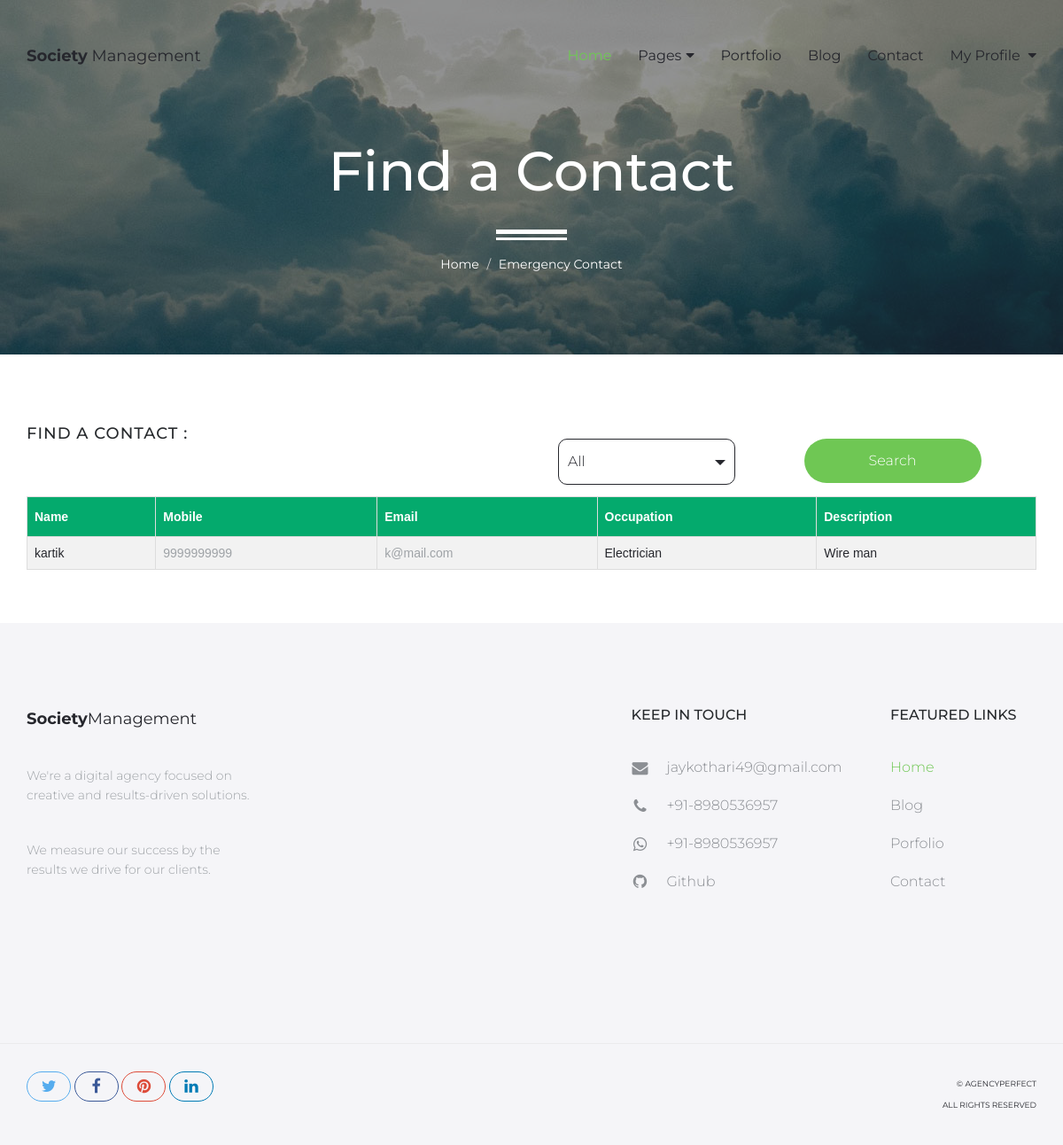
Before: /emergency-contact/ (signed in) with the older database file.
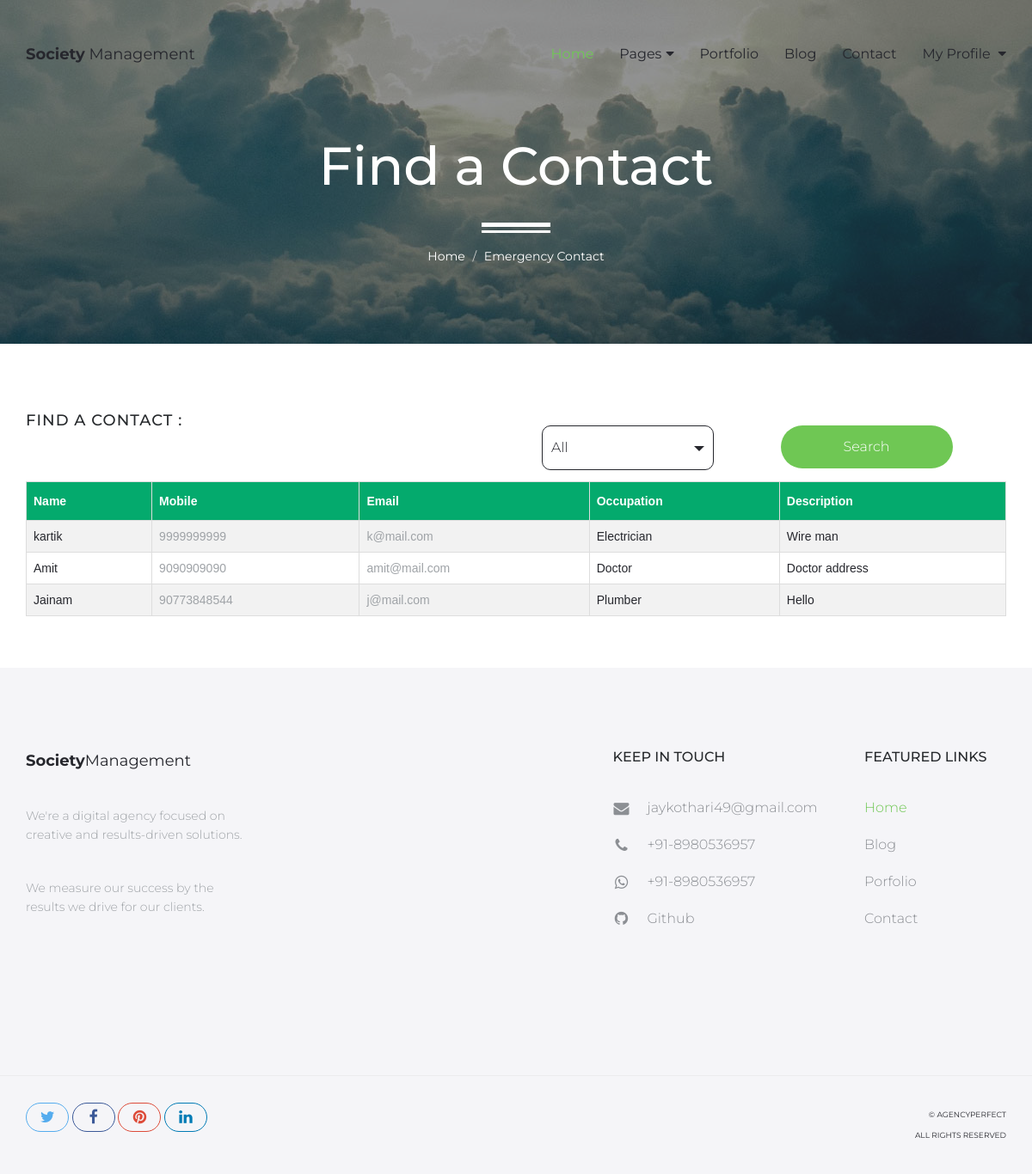
After: the same page with the newer database file.
### SecApp/models.py (models this page shows, shortened)
class Emergency(models.Model):
    cate_choice = (
        ('Doctor','Doctor'),
        ('Plumber','Plumber'),
        ('Electrician','Electrician'),
        ('Cate','Cate'),
    )
    uid = models.ForeignKey(SecUser,on_delete=models.CASCADE)
    name = models.CharField(max_length=50)
    mobile = models.CharField(max_length=13)
    email = models.EmailField()
    occupation = models.CharField(max_length=50,choices=cate_choice)
    des = models.TextField()

### MemberApp/views.py (the view)
# urls.py: path('emergency-contact/',views.emergency_contact,name='emergency-contact'),
def emergency_contact(request):
    contacts = sm.Emergency.objects.all()
    member = Member.objects.get(email=request.session['memail'])
    if request.method == 'POST':
        if request.POST['cate'] == 'all':
            contacts = sm.Emergency.objects.all()
        else:
            contacts = sm.Emergency.objects.filter(occupation=request.POST['cate'])
    return render(request,'emergency-contact.html',{'member':member,'contacts':contacts})

### MemberApp/templates/emergency-contact.html (shortened to what this page needs)
{% extends 'member-header.html' %}
{% load static %}
{% block content %}
<div id="hero" class="hero overlay subpage-hero contact-hero">
    <div class="hero-content">
        <div class="hero-text">
            <h1>Find a Contact</h1>
            <ol class="breadcrumb">
              <li class="breadcrumb-item"><a href="{% url 'member-index' %}">Home</a></li>
              <li class="breadcrumb-item active">Emergency Contact</li>
            </ol>
        </div>
    </div>
</div>
<main id="main" class="site-main">
    <section class="site-section subpage-site-section section-contact-us">
        <div class="container">
            <div class="row">
                <div class="col-sm-6">
                    <div>
                        <h2>Find a Contact : </h2>
                    </div>
                </div>
                <div class="col-sm-6">
                    <form action="" method="POST">
                        <div class="col-md-6">
                            <select style="padding-left: 30px;" name="cate" class="selectpicker">
                                <option value="all">All</option>
                            </select>
                        </div>
                        <div class="col-md-6">
                            <button type="submit" class="btn btn-green">Search</button>
                        </div>
                    </form>
                </div>
            </div>
            <table id="customers">
                <tr>
                  <th>Name</th>
                  <th>Mobile</th>
                  <th>Email</th>
                  <th>Occupation</th>
                  <th>Description</th>
                </tr>
                {% for i in contacts %}
                <tr>
                  <td>{{i.name}}</td>
                  <td><a href="tel:+91{{i.mobile}}"> {{i.mobile}}</a></td>
                  <td><a href="mailto:{{i.email}}"> {{i.email}}</a></td>
                  <td>{{i.occupation}}</td>
                  <td>{{i.des}}</td>
                </tr>
                {% endfor %}
              </table>
        </div>
    </section>
</main>
{% endblock %}

Changed rows visible on the page:
added Emergency: name "Amit", mobile "9090909090", email "amit@mail.com", occupation "Doctor", des "Doctor address"
added Emergency: name "Jainam", mobile "90773848544", email "j@mail.com", occupation "Plumber", des "Hello"
